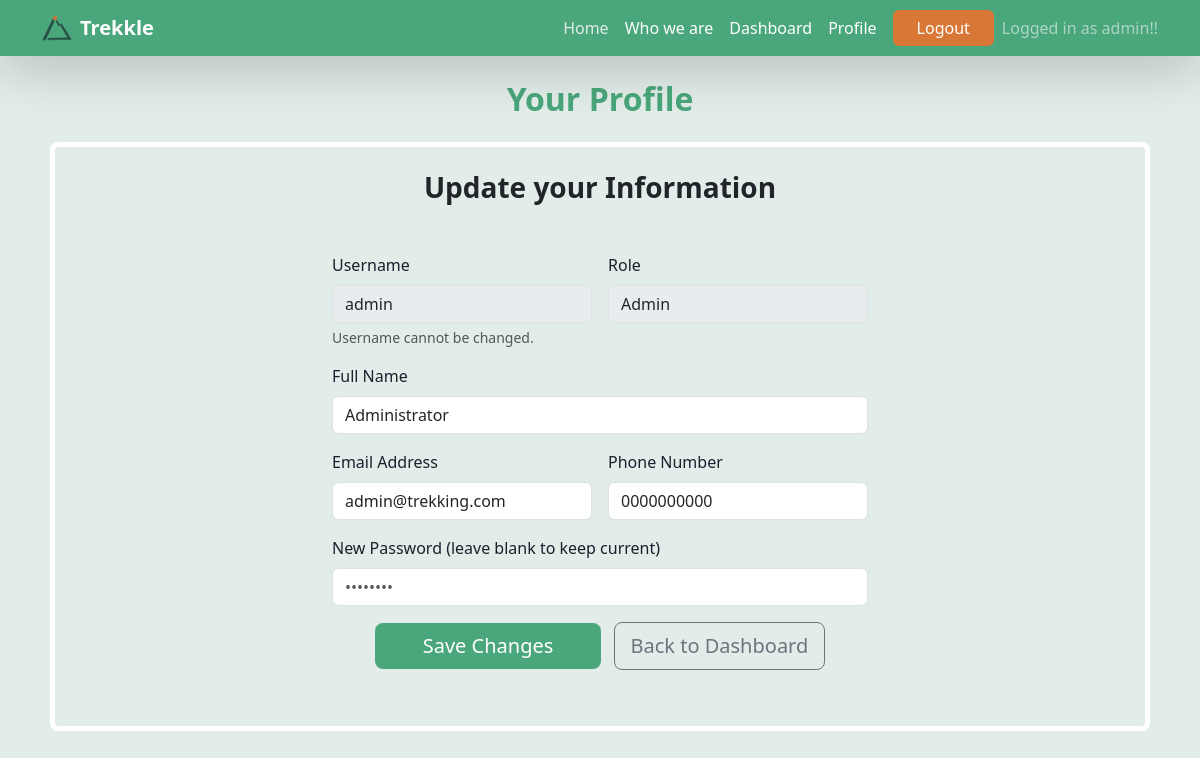
Screenshot of /Profile (signed in) with the database file from the repository.
### models.py (models this page shows)
class User(UserMixin, db.Model):
    id = db.Column(db.Integer, primary_key=True)
    username = db.Column(db.String(150), unique=True, nullable=False)
    email = db.Column(db.String(150), unique=True, nullable=False)
    password_hash = db.Column(db.String(255), nullable=False)
    full_name = db.Column(db.String(150), nullable=False)
    phone = db.Column(db.String(20))
    role = db.Column(db.String(20), nullable=False, default="trekker")
    status = db.Column(db.String(20), nullable=False, default="pending")
    created_at = db.Column(db.DateTime, default=lambda: datetime.now(timezone.utc))

### app.py (the view, shortened to what this page needs)
@app.route('/Profile', methods=['GET', 'POST'])
@login_required
def profile():
    return render_template('profile.html', user=current_user)

### app.py (called while the page is built)
@login_manager.user_loader
def load_user(user_id):
    return(User.query.get(int(user_id)))

### templates/profile.html (shortened to what this page needs)
{%extends "base.html"%}
{%block content%}
<div class="container py-4">
    <h2 class="fw-semibold mb-4 px-3 text-center text-trekkle-primary">
        Your Profile
    </h2>
    <div class="col d-flex flex-column justify-content-center align-items-center bg-trekkle-accent border border-white border-5 rounded-3 p-4 mx-2 my-2">
        <h3 class="text-center mb-4 fw-bold text-dark">Update your Information</h3>
        <form class="row g-3 px-4 mt-2 w-100" style="max-width: 600px;" method="post">
            <div class="col-sm-12 col-md-6">
                <label for="username" class="form-label">Username</label>
                <input type="text" class="form-control" id="username" value="{{ user.username }}" disabled>
                <div class="form-text">Username cannot be changed.</div>
            </div>
            <div class="col-sm-12 col-md-6">
                <label for="role" class="form-label">Role</label>
                <input type="text" class="form-control" id="role" value="{{ user.role }}" disabled>
            </div>
            <div class="col-sm-12">
                <label for="full_name" class="form-label">Full Name</label>
                <input type="text" class="form-control" id="full_name" name="full_name" value="{{ user.full_name }}" required>
            </div>
            <div class="col-sm-12 col-md-6">
                <label for="email" class="form-label">Email Address</label>
                <input type="email" class="form-control" id="email" name="email" value="{{ user.email }}" required>
            </div>
            <div class="col-sm-12 col-md-6">
                <label for="phone" class="form-label">Phone Number</label>
                <input type="text" class="form-control" id="phone" name="phone" value="{{ user.phone or '' }}">
            </div>
            <div class="col-sm-12">
                <label for="password" class="form-label">New Password (leave blank to keep current)</label>
                <input type="password" class="form-control" id="password" name="password" placeholder="••••••••">
            </div>
            <div class="col-12 text-center my-3">
                <button type="submit" class="btn btn-trekkle-primary btn-lg px-5">Save Changes</button>
                <a href="{{ url_for('dashboard') }}" class="btn btn-outline-secondary btn-lg ms-2">Back to Dashboard</a>
            </div>
        </form>
    </div>
</div>
{%endblock%}

### templates/base.html (shortened to what this page needs)
<html>
<head>
    <link href="https://cdn.jsdelivr.net/npm/bootstrap@5.3.8/dist/css/bootstrap.min.css" rel="stylesheet"
>
</head>
<body>
    <nav class="navbar navbar-expand-lg navbar-dark navbar-trekkle shadow-lg">
        <div class="container">
            <a class="navbar-brand d-flex align-items-center" href="{{url_for('home')}}">
                <img src="../static/images/LOGO_Trekkle.png" alt="Trekkle Logo" width="30" height="30"
                    class="d-inline-block align-text-top me-2">
                <span class="fw-bold">Trekkle</span>
            </a>
            <div class="collapse navbar-collapse" id="navbarNav">
                <div class="d-flex align-items-center ms-auto gap-2">
                    <ul class="navbar-nav me-auto mb-2 mb-lg-0 ms-lg-4">
                        <li class="nav-item">
                            <a class="nav-link active" aria-current="page" href="#">Home</a>
                        </li>
                        <li class="nav-item">
                            <a class="nav-link" href="{{url_for('home')}}#about">Who we are</a>
                        </li>
                        {%if user.is_authenticated %}
                        <li class="nav-item">
                            <a class="nav-link" href="{{url_for('dashboard')}}">Dashboard</a>
                        </li>
                        <li class="nav-item">
                            <a class="nav-link" href="{{url_for('profile')}}">Profile</a>
                        </li>
                        <div class="d-flex align-items-center">
                            <a href="{{ url_for('logout')}}" class="btn btn-trekkle-cta mx-2 px-4"
                                role="button">Logout</a>
                        </div>
                        <span class="navbar-text">
                            Logged in as {{user.username}}!!
                        </span>
                        {%endif%}
                </div>
            </div>
        </div>
    </nav>
    {%block content%}
    {%endblock%}
</body>
</html>

### templates/base.html (style rules this page uses)
:root { --tk-primary: #4aa67b; --tk-secondary: #D97736; --tk-bg-light: #F8F9FA; --tk-bg-dark: #1A202C; --tk-accent: #E2ECE9; }
body { background-color: var(--tk-accent); color: var(--tk-bg-dark); }
.navbar-trekkle { background-color: var(--tk-primary) !important; }
.navbar-trekkle .navbar-brand, .navbar-trekkle .nav-link { color: #ffffff !important; transition: color 0.2s ease-in-out; }
.navbar-trekkle .nav-link:hover, .navbar-trekkle .nav-link.active { color: var(--tk-accent) !important; }
.btn-trekkle-primary { background-color: var(--tk-primary); color: #ffffff; border: none; }
.btn-trekkle-cta { background-color: var(--tk-secondary); color: #ffffff; border: none; font-weight: 500; }
.bg-trekkle-accent { background-color: var(--tk-accent) !important; }
.text-trekkle-primary { color: var(--tk-primary) !important; }

### rows the page displays
User: username "admin", role "Admin", full_name "Administrator", email "admin@trekking.com", phone "0000000000"
